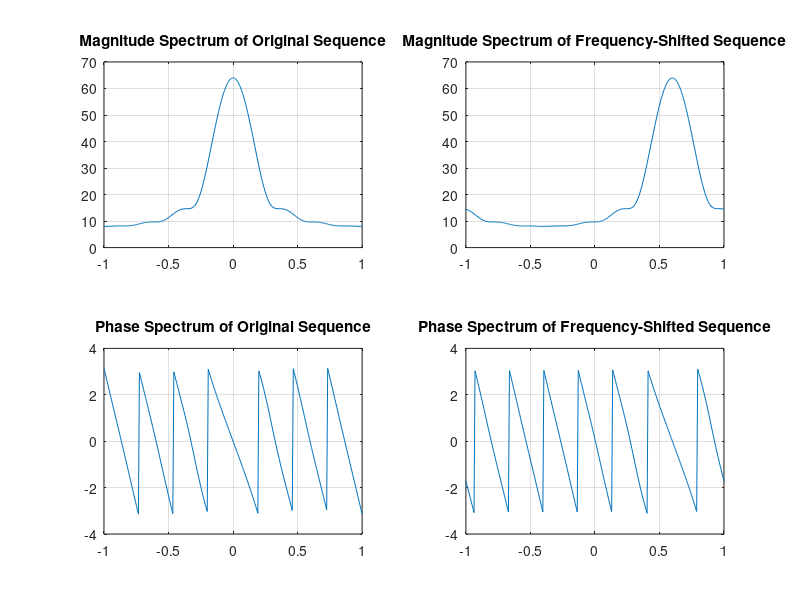

MATLAB code to generate this figure:
% Program P3_13a
% Frequency-Shifting Properties of DTFT
clf;
w = -pi:2*pi/255:pi; wo = 0.6*pi;
num1 = [1 3 5 7 9 11 13 15 ];
L = length(num1);
h1 = freqz(num1, 1, w);
n = 0:L-1;
num2 = exp(wo*i*n).*num1;
h2 = freqz(num2, 1, w);
subplot(2,2,1)
plot(w/pi,abs(h1));grid
title('Magnitude Spectrum of Original Sequence')
subplot(2,2,2)
plot(w/pi,abs(h2));grid
title('Magnitude Spectrum of Frequency-Shifted Sequence')
subplot(2,2,3)
plot(w/pi,angle(h1));grid
title('Phase Spectrum of Original Sequence')
subplot(2,2,4)
plot(w/pi,angle(h2));grid
title('Phase Spectrum of Frequency-Shifted Sequence')
